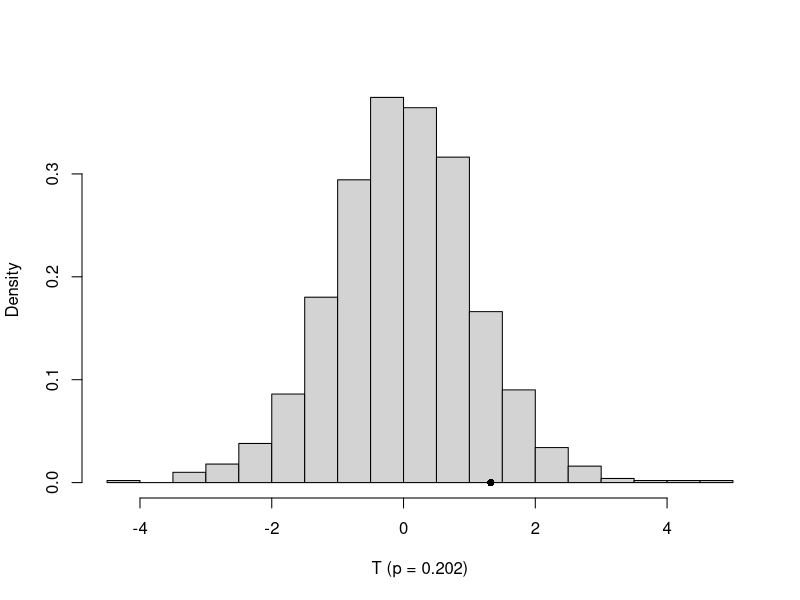
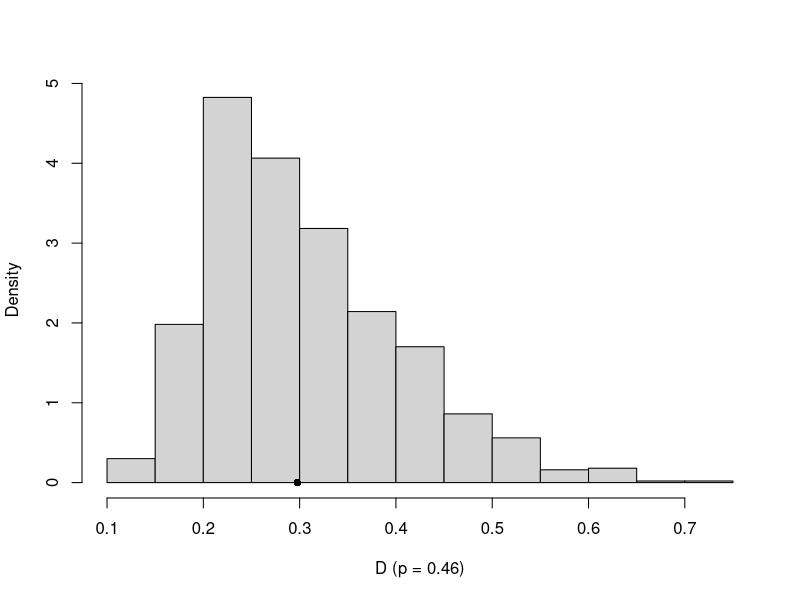

Generate these figures, in order, with R:
########################
# R code for Chapter 8 #
########################

### Example 8.1 (Permutation distribution of a statistic)

    attach(chickwts)
    x <- sort(as.vector(weight[feed == "soybean"]))
    y <- sort(as.vector(weight[feed == "linseed"]))
    detach(chickwts)

    R <- 999              #number of replicates
    z <- c(x, y)          #pooled sample
    K <- 1:26
    reps <- numeric(R)   #storage for replicates
    t0 <- t.test(x, y)$statistic

    for (i in 1:R) {
        #generate indices k for the first sample
        k <- sample(K, size = 14, replace = FALSE)
        x1 <- z[k]
        y1 <- z[-k]      #complement of x1
        reps[i] <- t.test(x1, y1)$statistic
        }
    p <- mean(c(t0, reps) >= t0)
    p

    hist(reps, main = "", freq = FALSE, xlab = "T (p = 0.202)",
        breaks = "scott")
    points(t0, 0, cex = 1, pch = 16)      #observed T


### Example 8.2 (Permutation distribution of the K-S statistic)    

    # continues Example 8.1
    R <- 999             #number of replicates
    z <- c(x, y)         #pooled sample
    K <- 1:26
    D <- numeric(R)      #storage for replicates
    options(warn = -1)
    D0 <- ks.test(x, y, exact = FALSE)$statistic
    for (i in 1:R) {
        #generate indices k for the first sample
        k <- sample(K, size = 14, replace = FALSE)
        x1 <- z[k]
        y1 <- z[-k]      #complement of x1
        D[i] <- ks.test(x1, y1, exact = FALSE)$statistic
        }
    p <- mean(c(D0, D) >= D0)
    options(warn = 0)
    p

    hist(D, main = "", freq = FALSE, xlab = "D (p = 0.46)",
        breaks = "scott")
    points(D0, 0, cex = 1, pch = 16)      #observed D


### Example 8.3 (Example 8.2, cont.)

    attach(chickwts)
    x <- sort(as.vector(weight[feed == "sunflower"]))
    y <- sort(as.vector(weight[feed == "linseed"]))
    detach(chickwts)
    summary(cbind(x, y))
    options(warn = -1)
    D0 <- ks.test(x, y, exact = FALSE)$statistic
    for (i in 1:R) {
        #generate indices k for the first sample
        k <- sample(K, size = 14, replace = FALSE)
        x1 <- z[k]
        y1 <- z[-k]      #complement of x1
        D[i] <- ks.test(x1, y1, exact = FALSE)$statistic
        }
    p <- mean(c(D0, D) >= D0)
    options(warn = 0)
    p

